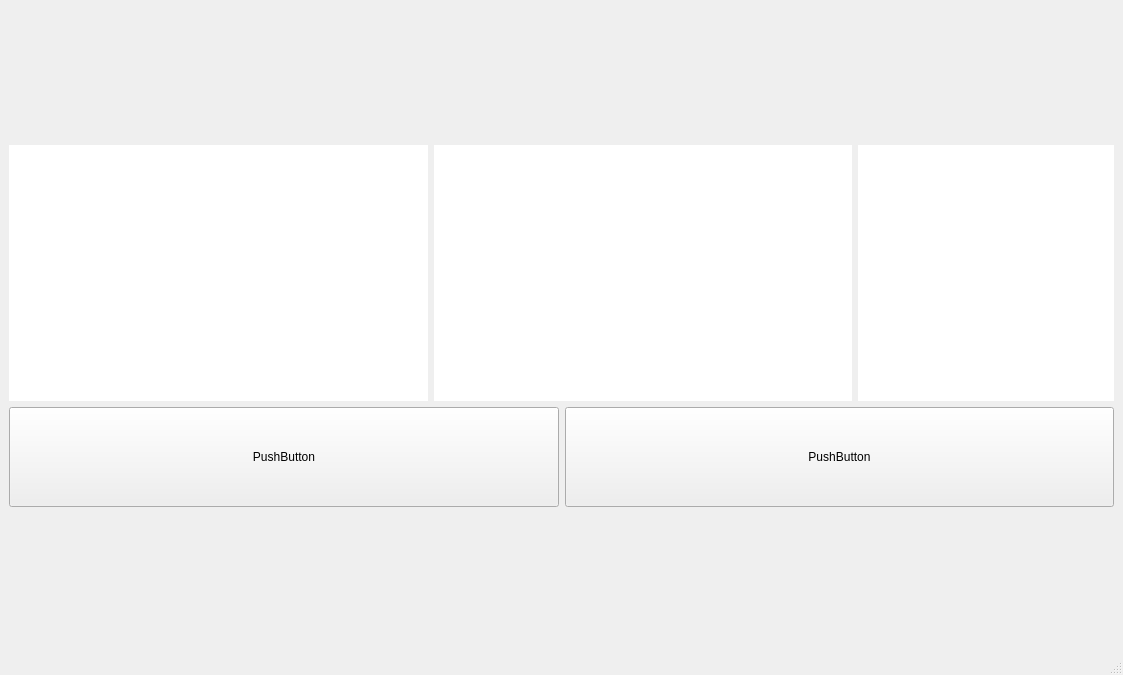
<?xml version="1.0" encoding="UTF-8"?>
<ui version="4.0">
 <class>MainWindow</class>
 <widget class="QMainWindow" name="MainWindow">
  <property name="geometry">
   <rect>
    <x>0</x>
    <y>0</y>
    <width>1123</width>
    <height>675</height>
   </rect>
  </property>
  <property name="sizePolicy">
   <sizepolicy hsizetype="Expanding" vsizetype="Expanding">
    <horstretch>0</horstretch>
    <verstretch>0</verstretch>
   </sizepolicy>
  </property>
  <property name="maximumSize">
   <size>
    <width>16777215</width>
    <height>700</height>
   </size>
  </property>
  <property name="windowTitle">
   <string>MainWindow</string>
  </property>
  <widget class="QWidget" name="centralwidget">
   <property name="sizePolicy">
    <sizepolicy hsizetype="Expanding" vsizetype="Expanding">
     <horstretch>0</horstretch>
     <verstretch>0</verstretch>
    </sizepolicy>
   </property>
   <property name="maximumSize">
    <size>
     <width>16777215</width>
     <height>800</height>
    </size>
   </property>
   <layout class="QVBoxLayout" name="verticalLayout_3">
    <item>
     <layout class="QVBoxLayout" name="verticalLayout">
      <property name="sizeConstraint">
       <enum>QLayout::SetMaximumSize</enum>
      </property>
      <item>
       <layout class="QHBoxLayout" name="horizontalLayout">
        <item>
         <layout class="QVBoxLayout" name="verticalLayout_4">
          <item>
           <layout class="QHBoxLayout" name="horizontalLayout_3">
            <item>
             <widget class="QLabel" name="label_3">
              <property name="minimumSize">
               <size>
                <width>256</width>
                <height>256</height>
               </size>
              </property>
              <property name="autoFillBackground">
               <bool>false</bool>
              </property>
              <property name="styleSheet">
               <string notr="true">background:rgb(255, 255, 255)</string>
              </property>
              <property name="text">
               <string/>
              </property>
             </widget>
            </item>
            <item>
             <widget class="QLabel" name="label_4">
              <property name="minimumSize">
               <size>
                <width>256</width>
                <height>256</height>
               </size>
              </property>
              <property name="styleSheet">
               <string notr="true">background-color: rgb(255, 255, 255);</string>
              </property>
              <property name="text">
               <string/>
              </property>
             </widget>
            </item>
            <item>
             <widget class="QLabel" name="label_2">
              <property name="minimumSize">
               <size>
                <width>256</width>
                <height>256</height>
               </size>
              </property>
              <property name="maximumSize">
               <size>
                <width>256</width>
                <height>100000</height>
               </size>
              </property>
              <property name="styleSheet">
               <string notr="true">background:rgb(255, 255, 255);</string>
              </property>
              <property name="text">
               <string/>
              </property>
             </widget>
            </item>
           </layout>
          </item>
          <item>
           <layout class="QHBoxLayout" name="horizontalLayout_6">
            <item>
             <widget class="QPushButton" name="pushButton_2">
              <property name="minimumSize">
               <size>
                <width>100</width>
                <height>100</height>
               </size>
              </property>
              <property name="text">
               <string>PushButton</string>
              </property>
             </widget>
            </item>
            <item>
             <widget class="QPushButton" name="pushButton">
              <property name="minimumSize">
               <size>
                <width>100</width>
                <height>100</height>
               </size>
              </property>
              <property name="text">
               <string>PushButton</string>
              </property>
             </widget>
            </item>
           </layout>
          </item>
         </layout>
        </item>
        <item>
         <layout class="QVBoxLayout" name="verticalLayout_2"/>
        </item>
       </layout>
      </item>
     </layout>
    </item>
   </layout>
  </widget>
  <widget class="QMenuBar" name="menubar">
   <property name="geometry">
    <rect>
     <x>0</x>
     <y>0</y>
     <width>1123</width>
     <height>22</height>
    </rect>
   </property>
  </widget>
  <widget class="QStatusBar" name="statusbar"/>
 </widget>
 <resources/>
 <connections/>
</ui>
